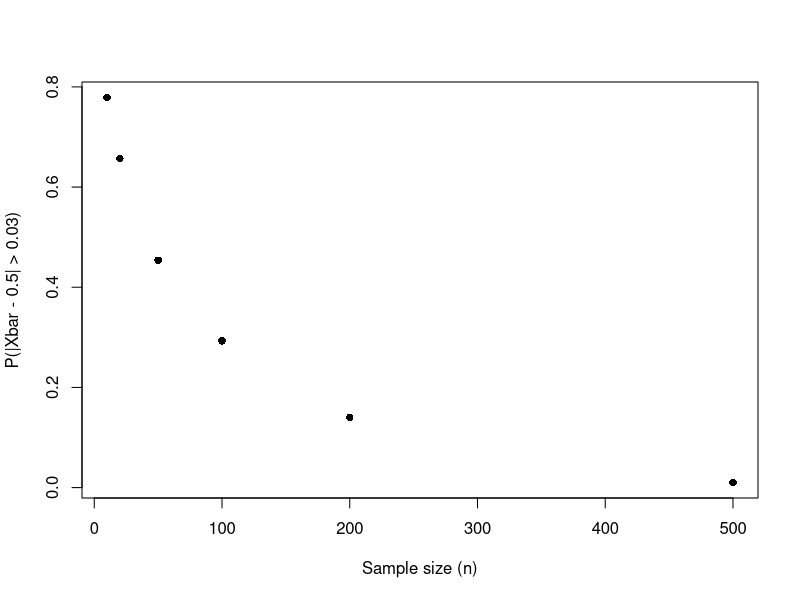

R code for this plot:
## ---- chunk 1
set.seed(23)

ns <- c(10, 20, 50, 100, 200, 500)
res <- rep(NA, length(ns))
nsim <- 1000

for(i in 1:length(ns)){
  n <- ns[i]
  means <- rep(NA, nsim)

  for(j in 1:nsim){
    x <- runif(n)
    means[j] <- mean(x)
  }
  
  res[i] <- mean(abs(means - 0.5) > 0.03)
}

plot(ns, res, xlab = "Sample size (n)", ylab = "P(|Xbar - 0.5| > 0.03)",
     pch = 16)
